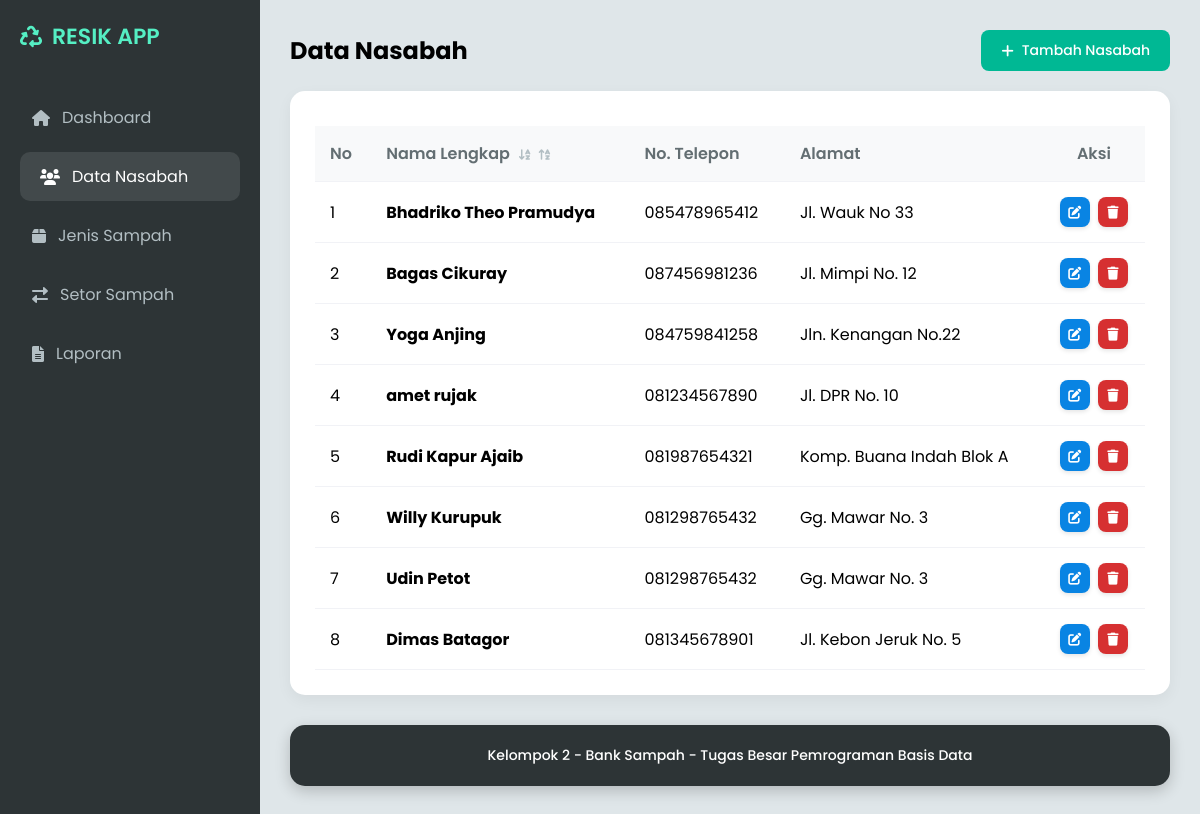
The app's page /halaman/nasabah/nasabah.php with its own data.
### tables this page shows
CREATE TABLE `nasabah` (
  `id_nasabah` int(11) NOT NULL,
  `nama_lengkap` varchar(100) NOT NULL,
  `nomor_telepon` varchar(15) DEFAULT NULL,
  `alamat` text DEFAULT NULL,
  `tanggal_gabung` date DEFAULT curdate()
);

### halaman/nasabah/nasabah.php (the view, shortened to what this page needs)
<?php
include '../../Koneksi/koneksi.php';
$orderBy = "ORDER BY id_nasabah DESC";
?>
<!DOCTYPE html>
<html lang="id">
<head>
    <link href="https://cdnjs.cloudflare.com/ajax/libs/font-awesome/6.0.0/css/all.min.css" rel="stylesheet">
    <link href="https://cdnjs.cloudflare.com/ajax/libs/font-awesome/6.0.0/css/all.min.css" rel="stylesheet">
    <link rel="stylesheet" href="../../aset/css/style.css?v=<?= time(); ?>">
</head>
<body>
    <div class="sidebar">
        <div class="brand"><i class="fas fa-recycle"></i> RESIK APP</div>
        <nav class="menu">
            <a href="../../index.php"><i class="fas fa-home"></i> Dashboard</a>
            <a href="nasabah.php" class="active"><i class="fas fa-users"></i> Data Nasabah</a>
            <a href="../sampah/sampah.php"><i class="fas fa-box"></i> Jenis Sampah</a>
            <a href="../transaksi/transaksi.php"><i class="fas fa-exchange-alt"></i> Setor Sampah</a>
            <a href="../laporan/laporan.php"><i class="fas fa-file-alt"></i> Laporan</a>
        </nav>
    </div>
    <div class="main-content">
        <div class="header">
            <h2>Data Nasabah</h2>
            <button onclick="openModal()" class="btn btn-green"><i class="fas fa-plus"></i> Tambah Nasabah</button>
        </div>
        <div class="card">
            <table>
                <thead>
                    <tr>
                        <th>No</th>
                        <th>
                            Nama Lengkap
                            <span class="sort-icons">
                                <a href="nasabah.php?sort=asc" title="Urutkan A-Z" class="<?= (isset($_GET['sort']) && $_GET['sort'] == 'asc') ? 'active' : '' ?>">
                                    <i class="fas fa-sort-alpha-down"></i>
                                </a>
                                <a href="nasabah.php?sort=desc" title="Urutkan Z-A" class="<?= (isset($_GET['sort']) && $_GET['sort'] == 'desc') ? 'active' : '' ?>">
                                    <i class="fas fa-sort-alpha-up"></i>
                                </a>
                            </span>
                        </th>
                        <th>No. Telepon</th>
                        <th>Alamat</th>
                        <th class="col-aksi">Aksi</th>
                    </tr>
                </thead>
                <tbody>
                    <?php
                    $no = 1;
                    $data = mysqli_query($koneksi, "SELECT * FROM nasabah $orderBy");
                    while($row = mysqli_fetch_assoc($data)):
                    ?>
                    <tr>
                        <td><?= $no++ ?></td>
                        <td><b><?= $row['nama_lengkap'] ?></b></td>
                        <td><?= $row['nomor_telepon'] ?></td>
                        <td><?= $row['alamat'] ?></td>
                        <td class="col-aksi">
                            <button onclick="edit('<?= $row['id_nasabah'] ?>', '<?= htmlspecialchars($row['nama_lengkap'], ENT_QUOTES) ?>', '<?= htmlspecialchars($row['nomor_telepon'], ENT_QUOTES) ?>', '<?= htmlspecialchars($row['alamat'], ENT_QUOTES) ?>')" class="btn btn-blue btn-icon"><i class="fas fa-edit"></i></button>
                            <a href="nasabah.php?hapus=<?= $row['id_nasabah'] ?>" class="btn btn-red btn-icon" onclick="return confirm('Yakin hapus?')"><i class="fas fa-trash"></i></a>
                        </td>
                    </tr>
                    <?php endwhile; ?>
                </tbody>
            </table>
        </div>
        <div class="footer">
            <p>Kelompok 2 - Bank Sampah - Tugas Besar Pemrograman Basis Data</p>
        </div>
    </div>
</body>
</html>

### aset/css/style.css (style rules this page uses)
:root { --primary: #00b894; --primary-dark: #019f7d; --dark: #2d3436; --light-bg: #dfe6e9; --text-muted: #b2bec3; --danger: #d63031; --info: #0984e3; --white: #ffffff; }
* { margin: 0; padding: 0; box-sizing: border-box; font-family: 'Poppins', sans-serif; }
body { background-color: var(--light-bg); display: flex; min-height: 100vh; }
.sidebar { width: 260px; background: var(--dark); color: var(--white); padding: 20px; position: fixed; height: 100%; display: flex; flex-direction: column; }
.brand { font-size: 22px; font-weight: 600; margin-bottom: 40px; color: #55efc4; display: flex; align-items: center; gap: 10px; }
.menu { display: flex; flex-direction: column; gap: 10px; }
.menu a { text-decoration: none; color: var(--text-muted); padding: 12px; border-radius: 10px; transition: 0.3s; display: flex; align-items: center; gap: 12px; }
.menu a:hover, .menu a.active { background: rgba(255, 255, 255, 0.1); color: var(--white); padding-left: 20px; }
.main-content { margin-left: 260px; flex: 1; padding: 30px; }
.header { display: flex; justify-content: space-between; align-items: center; margin-bottom: 20px; }
.btn { padding: 10px 20px; border-radius: 8px; border: none; cursor: pointer; color: var(--white); font-weight: 500; display: inline-flex; align-items: center; gap: 8px; text-decoration: none; font-size: 14px; transition: 0.2s; }
.btn-icon { width: 30px; height: 30px; padding: 0; border-radius: 8px; display: inline-flex; justify-content: center; align-items: center; font-size: 13px; margin: 0 2px; box-shadow: 0 2px 4px rgba(0,0,0,0.1); }
.btn-green { background: var(--primary); }
.btn-red { background: var(--danger); }
.btn-blue { background: var(--info); }
.card { background: var(--white); padding: 25px; border-radius: 15px; box-shadow: 0 5px 15px rgba(0, 0, 0, 0.05); margin-bottom: 30px; }
table { width: 100%; border-collapse: collapse; margin-top: 10px; }
th, td { padding: 15px; text-align: left; border-bottom: 1px solid #f1f2f6; vertical-align: middle; }
.col-aksi { text-align: center; white-space: nowrap; width: 100px; min-width: 80px; }
th { background: #f8f9fa; color: #636e72; font-weight: 600; }
.sort-icons a { color: var(--text-muted); text-decoration: none; margin-left: 5px; font-size: 12px; }
.footer { margin-top: auto; padding: 20px; background: var(--dark); color: var(--white); border-radius: 15px; box-shadow: 0 5px 15px rgba(0, 0, 0, 0.2); text-align: center; font-size: 14px; font-weight: 500; display: flex; justify-content: center; align-items: center; gap: 10px; width: 100%; }
.main-content { display: flex; flex-direction: column; min-height: 100vh; }

### records on screen
nasabah: nama_lengkap "Bhadriko Theo Pramudya", nomor_telepon "085478965412", alamat "Jl. Wauk No 33"
nasabah: nama_lengkap "Bagas Cikuray", nomor_telepon "087456981236", alamat "Jl. Mimpi No. 12"
nasabah: nama_lengkap "Yoga Anjing", nomor_telepon "084759841258", alamat "Jln. Kenangan No.22"
nasabah: nama_lengkap "amet rujak", nomor_telepon "081234567890", alamat "Jl. DPR No. 10"
nasabah: nama_lengkap "Rudi Kapur Ajaib", nomor_telepon "081987654321", alamat "Komp. Buana Indah Blok A"
nasabah: nama_lengkap "Willy Kurupuk", nomor_telepon "081298765432", alamat "Gg. Mawar No. 3"
nasabah: nama_lengkap "Udin Petot", nomor_telepon "081298765432", alamat "Gg. Mawar No. 3"
nasabah: nama_lengkap "Dimas Batagor", nomor_telepon "081345678901", alamat "Jl. Kebon Jeruk No. 5"
